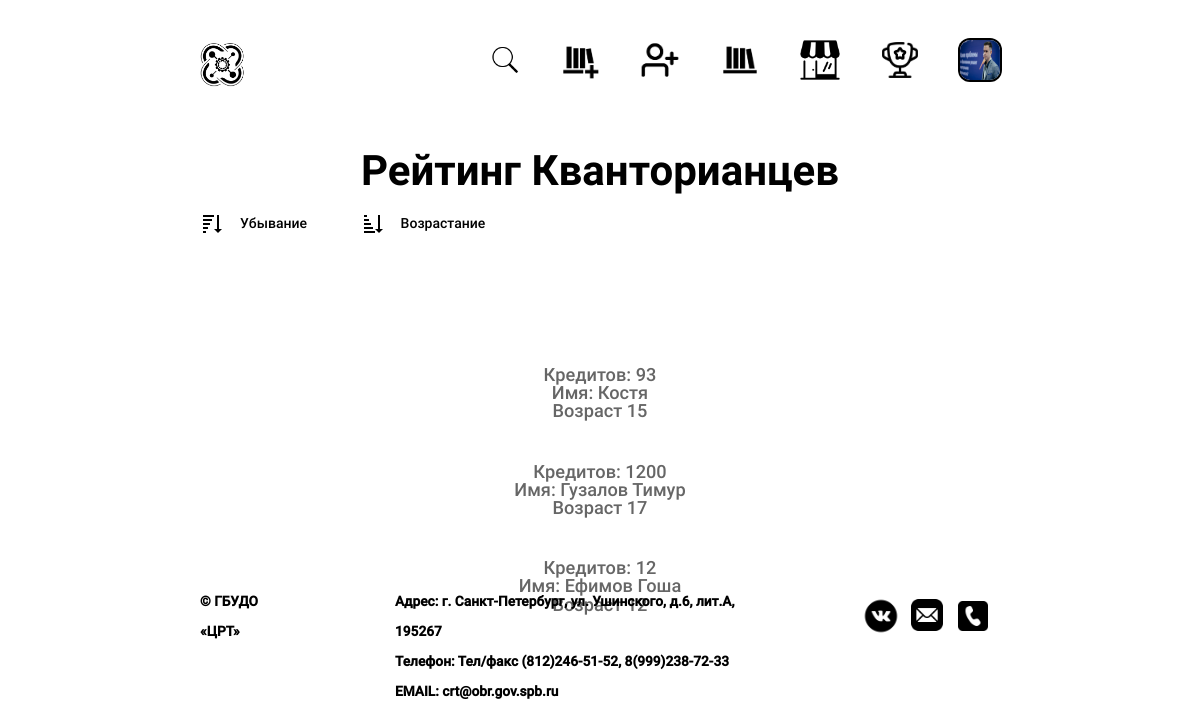
/rating/ (signed in), run on the app's committed database.
### base/models.py (models this page shows, shortened)
class Teacher(models.Model):
    name = models.CharField(max_length=80)
    photo = models.ImageField(upload_to='photos/%Y/%m/%d/')
    age = models.IntegerField()
    email = models.EmailField(max_length=200)
    time_created = models.DateTimeField(auto_now_add=True)
    login = models.CharField(max_length=40)
    password = models.CharField(max_length=40)
    size = models.CharField(max_length=10)
    favorite = models.ManyToManyField(Competitions, null=True, blank=True)
    city = models.CharField(max_length=255, default="none")
    class Meta:
        unique_together = ('email', 'login', 'password', 'age', 'name')

class Account(models.Model):
    name = models.CharField(max_length=80)
    description = models.CharField(max_length=200)
    photo = models.ImageField(upload_to='photos/%Y/%m/%d/')
    age = models.IntegerField()
    email = models.EmailField(max_length=200)
    time_created = models.DateTimeField(auto_now_add=True)
    rank = models.IntegerField(default=0)
    login = models.CharField(max_length=40)
    password = models.CharField(max_length=40)
    score = models.IntegerField(default=0)
    contact = models.CharField(max_length=80, null=True)
    size = models.CharField(max_length=10)
    projects = models.ManyToManyField(Project, null=True, blank=True)
    city = models.CharField(max_length=255, default="none")
    favorite = models.ManyToManyField(Competitions, null=True, blank=True)
    class Meta:
        unique_together = ('email', 'login', 'password', 'age', 'name')

### base/views.py (the view)
# urls.py: path("rating/", views.rating, name="rating"),
def rating(request):
    if "id" in request.session:
        id_per = int(request.session['id'])
        type_acc = request.session['type']
        if type_acc=="teacher":
            tt = True
            account = Teacher.objects.get(id=id_per)
        else:
            tt = False
            account = Account.objects.get(id=id_per)
    else:
        return redirect('/login/')
    rank  = Account.objects.all().order_by("-rank")
    context = {'person': rank, "account": account, 'type': tt}
    return render(request, 'base/rating.html', context)

### base/templates/base/rating.html (shortened to what this page needs)
{% extends 'main.html' %}
{% load static %}
{% block title %}Рейтинг Кванторианцев{% endblock title %}
{% block filters %}
	<div class="filters">
		<button onclick="sortListY()" class="filter"><img src="{% static 'img/alphabet-down.png' %}" alt="">Убывание</button>
		<button onclick="sortList()" class="filter" style="height: 20px;"><img src="{% static 'img/alphabet-up.png' %}" alt="">Возрастание</button>
	</div>
{% endblock filters %}
{% block content %}
	<div class="infoblock rating_row" id="id01">
		{% for person in person %}
			{% if person.id == 2 or person.isTeacher %}
			{% else %}
			<div class="row__block" onclick="document.location.href='/account/{{person.id}}/'">
				<main>
					<h2>Кредитов: {{person.rank}}</h2>
					<h2>Имя: {{person.name}}</h2>
					<h2>Возраст {{person.age}}</h2>
				</main>
				<hr>
			</div>
			{%endif%}
		{% endfor %}
	</div>
{% endblock content %}

### templates/main.html (shortened to what this page needs)
<!DOCTYPE html>
{% load static %}
<head>
	<link href = "{% static 'fonts/stylesheet.css' %}" rel = "stylesheet" type = "text/css" >
	<link rel="stylesheet" type="text/css" href="{% static 'css/style.css' %}">
	<link rel="stylesheet" type="text/css" href="{% static 'css/style2.css' %}">
</head>
<body id="body">
	<div class="container">
		<header>
			<a href="{% url 'home' %}"><img src="{% static 'img/logo.svg' %}" class="logo"></a>
			<nav id="navbar" class="go_right">
				<div class="header__buttons">
					<form {% if competition %} action="{% url 'competitions' %}" {%else%} action="{% url 'projects' %}" {% endif %}method="get" class="search" id="search">
						<button style="height: 30px; width: 30px" type="button" id="search_button"><img src="{% static 'img/search.png' %}" style="height: 30px;"  alt=""></button>
					</form>
					{% if type %}
						<a href="/addproject/"><img class="shop-avatar" style=" width: 40px; height: 40px;" src="{% static 'img/addproject.svg'%}" alt="" srcset=""></a>
						<a href="/addaccount/"><img class="shop-avatar" style=" width: 40px; height: 40px;" src="{% static 'img/addStudent.svg'%}" alt="" srcset=""></a>
					{% endif %}
					<a href="/projects/"><img class="shop-avatar" style=" width: 40px; height: 40px;" src="{% static 'img/projects.svg'%}" alt="" srcset=""></a>
					<a href="/shop/"><img class="shop-avatar" style=" width: 40px; height: 40px;" src="{% static 'img/shop_icon.png'%}" alt="" srcset=""></a>
					<a href="/competitions/"><img class="shop-avatar" style=" width: 40px; height: 40px;" src="{% static 'img/competitions.svg'%}" alt="" srcset=""></a>
					<a href="/login/">
						{% if account.photo.url %}
							<img class="account-info__avatar" style="width: 40px; height: 40px; " src="{{account.photo.url}}" alt="" srcset="">
						{% else %}
							<img class="shop-avatar" style="width: 40px; height: 40px; box-shadow: 0 0 0 2px black;" src="{% static 'img/person.png' %}" alt="" srcset="">
						{% endif %}</a>
				</div>
			</nav>
			</header>
		<h1 class="heading" style="font-family: 'RobotoBold';">{% block title %}ПРОЕКТЫ КВАНТОРИАНЦЕВ{% endblock title %}</h1>
		{% block filters %}{% endblock filters %}
		{% block content %}
		{% endblock content %}
		{% include 'footer.html' %}
	</div>
</body>

### base/static/css/style.css (style rules this page uses)
button { background-color: #00000000; }
* { color: rgb(0, 0, 0); font-family: 'BankGothic RUSS'; font-weight: 500; font-style: normal; padding: 0; margin: 0; border: 0; }
*,*:before,*:after { -moz-box-sizing: border-box; -webkit-box-sizing: border-box; box-sizing: border-box; }
nav,footer,header,aside { display: block; }
html,body { background-color: rgb(255, 255, 255); height: 100%; width: 100%; font-size: 100%; line-height: 1; font-size: 14px; -ms-text-size-adjust: 100%; -moz-text-size-adjust: 100%; -webkit-text-size-adjust: 100%; }
input,button,textarea { font-family:inherit; }
button { cursor: pointer; }
a, a:visited { background-color: #00000000 ;text-decoration: none; }
img { vertical-align: top;pointer-events: none; }
h1,h2,h3,h4,h5,h6 { font-size:inherit;font-weight: 400; }
.container { margin: 10px 220px 0; }
header { justify-content: space-between; display: flex; padding: 20px 0 0 0; margin: 0; color: rgb(0, 0, 0); }
.logo { height: 113px; }
.header__buttons { display: flex; flex-direction: row; align-items: center; }
.header__buttons * { margin-left: calc(var(--index) * 1); }
.heading { background-color: rgba(0, 0, 0, 0); -webkit-animation-duration: 1s; animation-duration: 1s; -webkit-animation-fill-mode: both; animation-fill-mode: both; -webkit-animation-name: fadeOut; animation-name: fadeOut; padding-top: 50px; text-align: center; font-size: 3em; }
.filters { position: relative; z-index: 999; -webkit-animation-duration: 1.05s; animation-duration: 1.05s; -webkit-animation-fill-mode: both; animation-fill-mode: both; -webkit-animation-name: fadeOut; animation-name: fadeOut; text-align: left; padding: 20px 0 10px 0; }
.filter { position: relative; cursor: pointer; font-size: 14px; margin: 0 50px 0 0; display: inline-block; }
.filter > img { margin-right: 16px; vertical-align: middle; height: 24px; }
.filter::after { display: block; position: absolute; left: 0; width: 0; height: 2px; margin-top: -5px; margin-left: 40px; background-color: #000000; content: ""; transition: width 0.3s ease-out; }
a { z-index: 7; opacity: 1; position: relative; background-color: rgba(0, 0, 0, 0); font-size: 130%; margin: 10px 0; }
h2 { z-index: 7; opacity: 1; position: relative; background-color: rgba(0, 0, 0, 0); font-size: 130%; }
.infoblock { margin-top: 10px; display: flex; justify-content: center; flex-wrap: wrap; }
@media (max-width: 1440px) { .container { margin: 10px 200px 0; } }

### base/static/css/style2.css (style rules this page uses)
* { padding: 0; margin: 0; box-sizing: border-box; font-family: 'RobotoMedium'; color: black; }
.logo { height: 50px; }
.heading { background-color: rgba(0, 0, 0, 0); -webkit-animation-duration: 1s; animation-duration: 1s; -webkit-animation-fill-mode: both; animation-fill-mode: both; -webkit-animation-name: fadeOut; animation-name: fadeOut; padding-top: 50px; text-align: center; font-size: 3em; }
.search { z-index: 9999; position: relative; left: 0; display: flex; align-items: center; transition: 0.4s; }
#search_button { transform: rotate(0deg); transition: 0.3s; margin-left: 0; }
.search > button > img { margin-left: 0; }
.account-info__avatar { box-shadow: 0 0 0 2px rgb(0, 0, 0); width: calc(var(--index) * 12); max-width: 300px; border-radius: 10px; }
.rating_row { transform: translateY(100px); opacity: .6; display: block; }
.row__block { border: 0; height: auto; max-width: none; cursor: pointer; width: 100%; padding: 10px; transition: .4s ease; }
.row__block main { background-color: #ffffff00; display: flex; flex-direction: row; justify-content: space-around; }
.row__block h2 { display: inline-block; text-align: center; }
.rating_row hr { margin: calc(10px + var(--index) * .5) auto 0; border: 1px solid white; width: 50%; transition: .4s; }
.go_right { right: -100px !important; }
@media (max-width: 1440px) { .container { margin: 10px 200px 0; } }
@media (max-width: 1440px) { .row__block main { flex-direction: column; text-align: center; } }
@media (max-width: 1440px) { .row__block main h2 { margin: 0; } }

### data on the page
Teacher: photo (picture)
Account: rank "1200", name "Гузалов Тимур", age "17"
Account: rank "93", name "Костя", age "15"
Account: rank "12", name "Ефимов Гоша", age "12"
